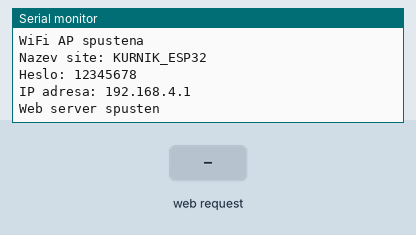
Bench run of a sketch on a simulated ESP32. Parts: the last lines printed to the serial monitor. The inputs (shaded band) are chosen by the test bench.

Above: at 2.2 s.
2.3 s: HTTP request GET /open received
At 3.4 s:
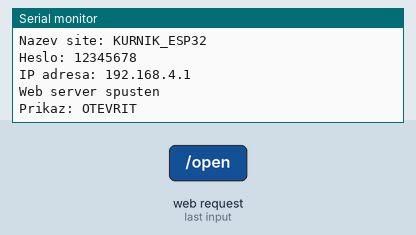
3.8 s: HTTP request GET /close received
At 4.5 s:
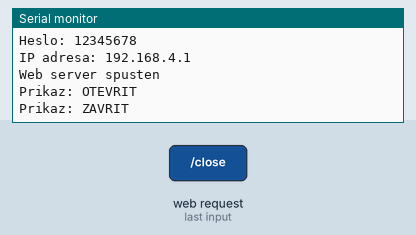
5.3 s: HTTP request GET /save received
At 5.7 s:
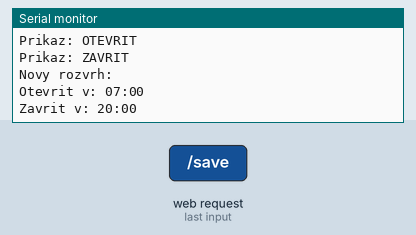
6.8 s: HTTP request GET /save?openTime=1 received
At 8.0 s:
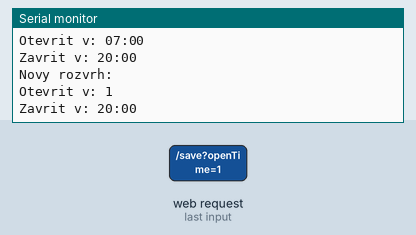
8.3 s: HTTP request GET /save?closeTime=1 received
At 9.1 s:
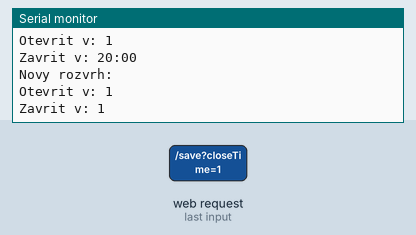

Measured:
- after the input at 2.3 s, the serial monitor: prints a new line at once (image 1)
- after the input at 3.8 s, the serial monitor: prints a new line at once (image 2)
- after the input at 5.3 s, the serial monitor: prints a new line at once (image 3)
- after the input at 6.8 s, the serial monitor: prints a new line at once (image 4)
- after the input at 8.3 s, the serial monitor: prints a new line at once (image 5)

The sketch:

test-WEB.ino
```cpp
#include <WiFi.h>
#include <WebServer.h>

const char* ssid = "KURNIK_ESP32";
const char* password = "12345678";

WebServer server(80);

String doorState = "Neznamy stav";
String openTime = "07:00";
String closeTime = "20:00";

String htmlPage() {
  String html = R"rawliteral(
<!DOCTYPE html>
<html lang="cs">
<head>
  <meta charset="UTF-8">
  <meta name="viewport" content="width=device-width, initial-scale=1">
  <title>Ovládání dvířek</title>
  <style>
    body {
      font-family: Arial, sans-serif;
      background: #f4f4f4;
      text-align: center;
      padding: 20px;
    }
    .box {
      max-width: 420px;
      margin: auto;
      background: white;
      padding: 20px;
      border-radius: 12px;
      box-shadow: 0 0 10px rgba(0,0,0,0.1);
    }
    h1 {
      margin-bottom: 10px;
    }
    .state {
      font-size: 18px;
      margin: 15px 0;
      font-weight: bold;
    }
    button {
      width: 140px;
      padding: 12px;
      margin: 8px;
      font-size: 16px;
      border: none;
      border-radius: 8px;
      cursor: pointer;
    }
    .openBtn {
      background-color: #4CAF50;
      color: white;
    }
    .closeBtn {
      background-color: #f44336;
      color: white;
    }
    .saveBtn {
      background-color: #2196F3;
      color: white;
      width: 200px;
    }
    input[type="time"] {
      padding: 10px;
      font-size: 16px;
      margin: 8px;
      width: 140px;
    }
    .section {
      margin-top: 20px;
    }
  </style>
</head>
<body>
  <div class="box">
    <h1>Ovládání dvířek</h1>
    <p class="state">Aktuální stav: %STATE%</p>

    <div class="section">
      <form action="/open" method="get">
        <button class="openBtn" type="submit">Otevřít</button>
      </form>
      <form action="/close" method="get">
        <button class="closeBtn" type="submit">Zavřít</button>
      </form>
    </div>

    <div class="section">
      <h3>Nastavení rozvrhu</h3>
      <form action="/save" method="get">
        <p>Čas otevření:</p>
        <input type="time" name="openTime" value="%OPENTIME%" required>

        <p>Čas zavření:</p>
        <input type="time" name="closeTime" value="%CLOSETIME%" required>

        <br><br>
        <button class="saveBtn" type="submit">Uložit rozvrh</button>
      </form>
    </div>

    <div class="section">
      <p><strong>Uložené otevření:</strong> %OPENTIME%</p>
      <p><strong>Uložené zavření:</strong> %CLOSETIME%</p>
    </div>
  </div>
</body>
</html>
)rawliteral";

  html.replace("%STATE%", doorState);
  html.replace("%OPENTIME%", openTime);
  html.replace("%CLOSETIME%", closeTime);

  return html;
}

void handleRoot() {
  server.send(200, "text/html; charset=utf-8", htmlPage());
}

void handleOpen() {
  doorState = "Dvirka otevrena";
  Serial.println("Prikaz: OTEVRIT");
  server.send(200, "text/html; charset=utf-8", htmlPage());
}

void handleClose() {
  doorState = "Dvirka zavrena";
  Serial.println("Prikaz: ZAVRIT");
  server.send(200, "text/html; charset=utf-8", htmlPage());
}

void handleSave() {
  if (server.hasArg("openTime")) {
    openTime = server.arg("openTime");
  }

  if (server.hasArg("closeTime")) {
    closeTime = server.arg("closeTime");
  }

  Serial.println("Novy rozvrh:");
  Serial.print("Otevrit v: ");
  Serial.println(openTime);
  Serial.print("Zavrit v: ");
  Serial.println(closeTime);

  server.send(200, "text/html; charset=utf-8", htmlPage());
}

void setup() {
  Serial.begin(115200);
  delay(1000);

  WiFi.softAP(ssid, password);

  Serial.println();
  Serial.println("WiFi AP spustena");
  Serial.print("Nazev site: ");
  Serial.println(ssid);
  Serial.print("Heslo: ");
  Serial.println(password);
  Serial.print("IP adresa: ");
  Serial.println(WiFi.softAPIP());

  server.on("/", handleRoot);
  server.on("/open", handleOpen);
  server.on("/close", handleClose);
  server.on("/save", handleSave);

  server.begin();
  Serial.println("Web server spusten");
}

void loop() {
  server.handleClient();
}
```
